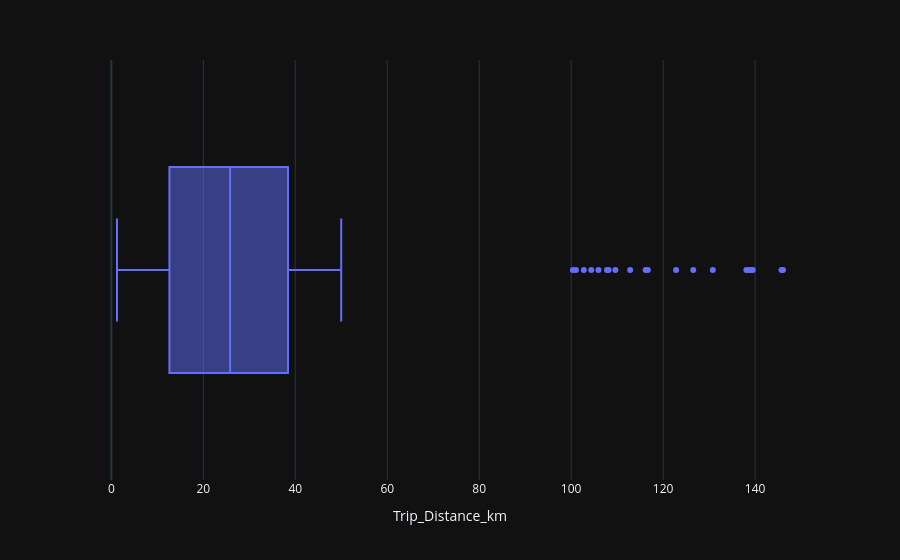
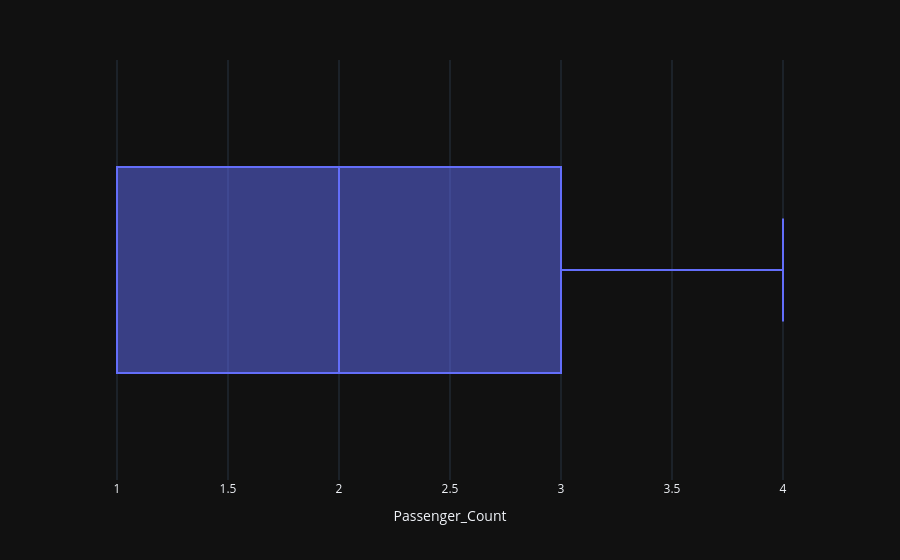
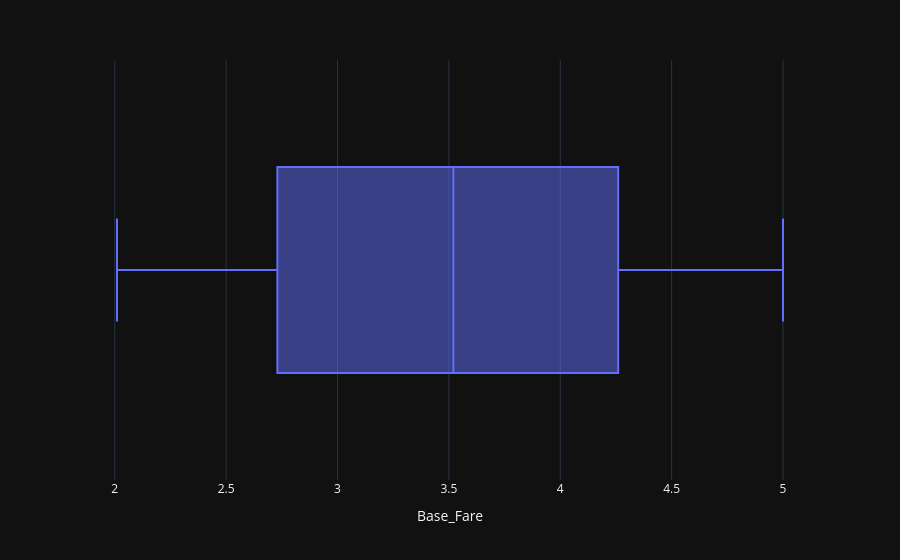
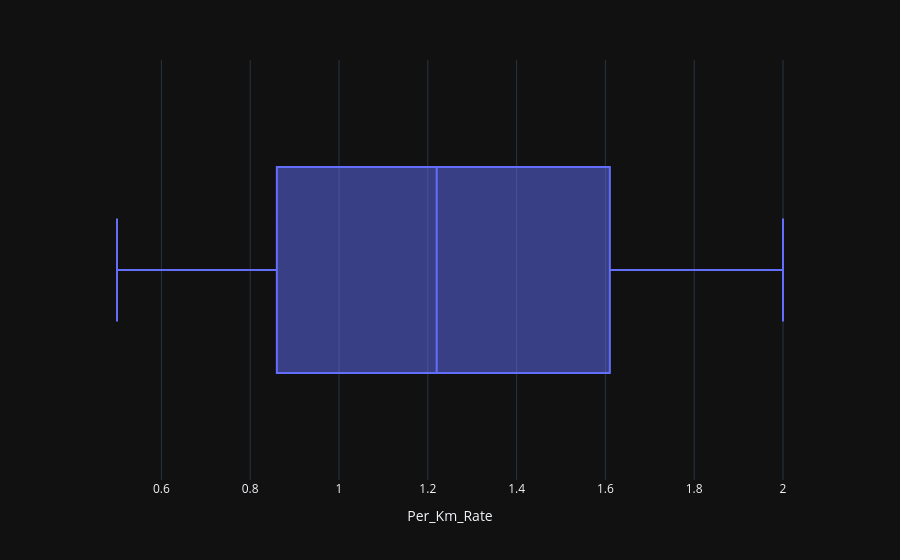

Here is the notebook cell these charts were saved with, in order:
### Code cell
# Appliquer la fonction tracer_boite_moustaches à chaque colonne
for colonne in donnees_numeriques.columns:
  tracer_boite_moustaches(colonne)

### Figure 1 — Plotly figure (JSON) as saved in the notebook; plotly's stock layout.template omitted (floating-point values rounded to 4 significant figures; data arrays with more than 128 entries replaced by an {"elided": "..."} marker saying what was removed)
{"data": [{"alignmentgroup": "True", "hovertemplate": "Trip_Distance_km=%{x}<extra></extra>", "legendgroup": "", "marker": {"color": "#636efa"}, "name": "", "notched": false, "offsetgroup": "", "orientation": "h", "showlegend": false, "x": {"elided": "1000 float values"}, "x0": " ", "xaxis": "x", "y0": " ", "yaxis": "y", "type": "box"}], "layout": {"xaxis": {"anchor": "y", "domain": [0.0, 1.0], "title": {"text": "Trip_Distance_km"}}, "yaxis": {"anchor": "x", "domain": [0.0, 1.0]}, "legend": {"tracegroupgap": 0}, "margin": {"t": 60}, "boxmode": "group"}}

### Figure 2 — Plotly figure (JSON) as saved in the notebook; plotly's stock layout.template omitted (floating-point values rounded to 4 significant figures; data arrays with more than 128 entries replaced by an {"elided": "..."} marker saying what was removed)
{"data": [{"alignmentgroup": "True", "hovertemplate": "Passenger_Count=%{x}<extra></extra>", "legendgroup": "", "marker": {"color": "#636efa"}, "name": "", "notched": false, "offsetgroup": "", "orientation": "h", "showlegend": false, "x": {"elided": "1000 float values"}, "x0": " ", "xaxis": "x", "y0": " ", "yaxis": "y", "type": "box"}], "layout": {"xaxis": {"anchor": "y", "domain": [0.0, 1.0], "title": {"text": "Passenger_Count"}}, "yaxis": {"anchor": "x", "domain": [0.0, 1.0]}, "legend": {"tracegroupgap": 0}, "margin": {"t": 60}, "boxmode": "group"}}

### Figure 3 — Plotly figure (JSON) as saved in the notebook; plotly's stock layout.template omitted (floating-point values rounded to 4 significant figures; data arrays with more than 128 entries replaced by an {"elided": "..."} marker saying what was removed)
{"data": [{"alignmentgroup": "True", "hovertemplate": "Base_Fare=%{x}<extra></extra>", "legendgroup": "", "marker": {"color": "#636efa"}, "name": "", "notched": false, "offsetgroup": "", "orientation": "h", "showlegend": false, "x": {"elided": "1000 float values"}, "x0": " ", "xaxis": "x", "y0": " ", "yaxis": "y", "type": "box"}], "layout": {"xaxis": {"anchor": "y", "domain": [0.0, 1.0], "title": {"text": "Base_Fare"}}, "yaxis": {"anchor": "x", "domain": [0.0, 1.0]}, "legend": {"tracegroupgap": 0}, "margin": {"t": 60}, "boxmode": "group"}}

### Figure 4 — Plotly figure (JSON) as saved in the notebook; plotly's stock layout.template omitted (floating-point values rounded to 4 significant figures; data arrays with more than 128 entries replaced by an {"elided": "..."} marker saying what was removed)
{"data": [{"alignmentgroup": "True", "hovertemplate": "Per_Km_Rate=%{x}<extra></extra>", "legendgroup": "", "marker": {"color": "#636efa"}, "name": "", "notched": false, "offsetgroup": "", "orientation": "h", "showlegend": false, "x": {"elided": "1000 float values"}, "x0": " ", "xaxis": "x", "y0": " ", "yaxis": "y", "type": "box"}], "layout": {"xaxis": {"anchor": "y", "domain": [0.0, 1.0], "title": {"text": "Per_Km_Rate"}}, "yaxis": {"anchor": "x", "domain": [0.0, 1.0]}, "legend": {"tracegroupgap": 0}, "margin": {"t": 60}, "boxmode": "group"}}
